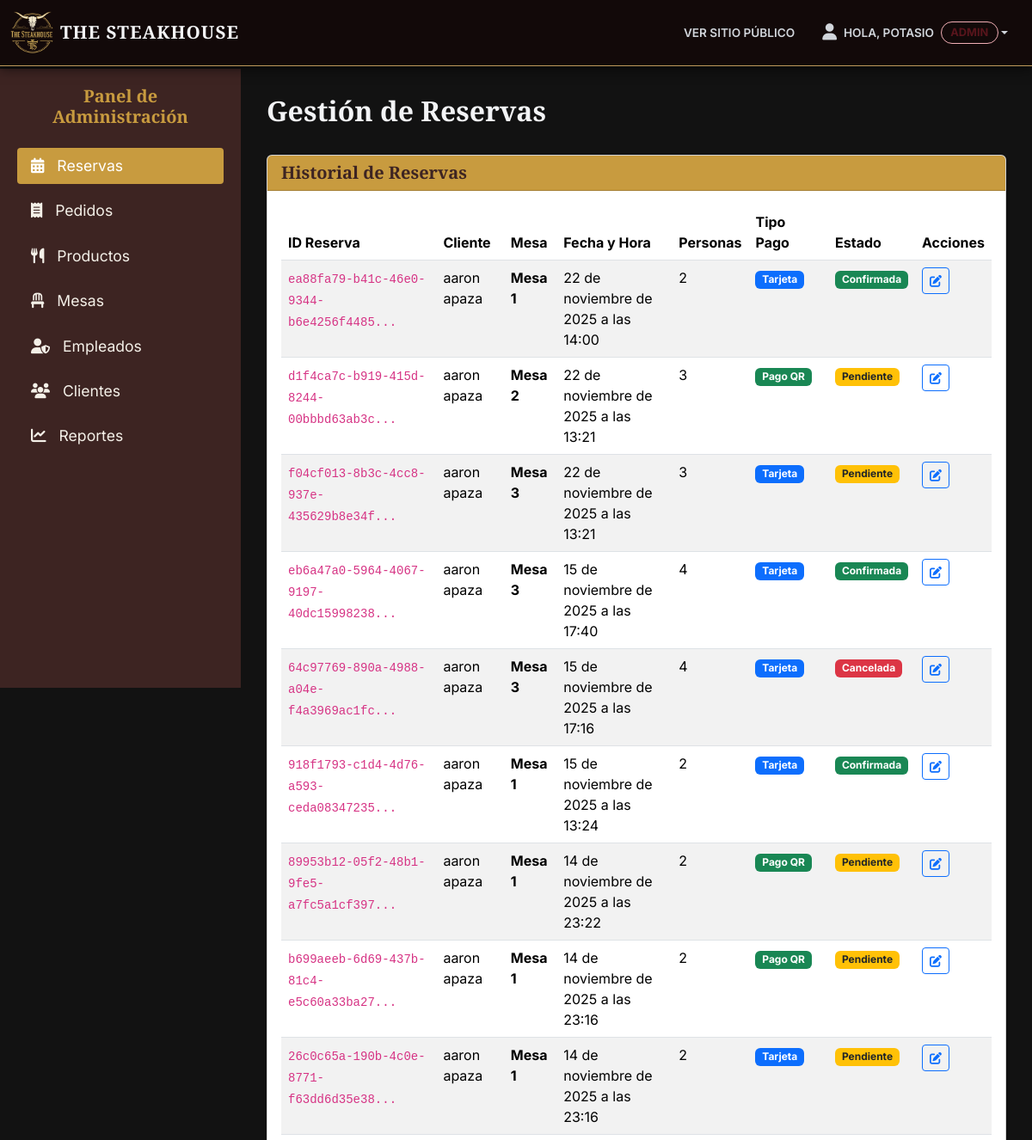
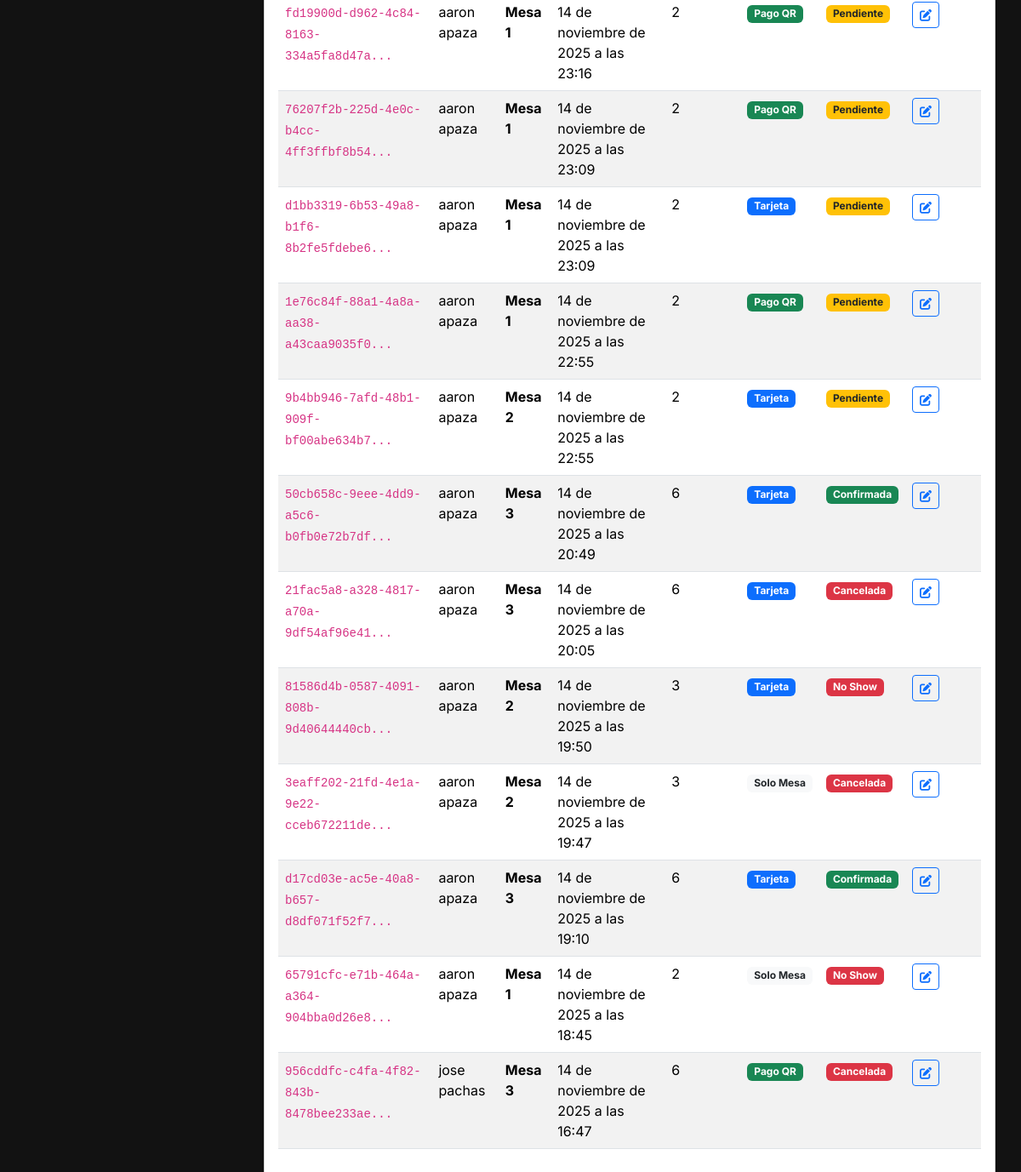
The app's page /panel/reservas/ (signed in) with its own data (2 pictures, top to bottom).
### reservas/models.py (models this page shows, shortened)
class Reserva(models.Model):
    ESTADO_CHOICES = (
        ('PENDIENTE', 'Pendiente'),
        ('CONFIRMADA', 'Confirmada'),
        ('CANCELADA', 'Cancelada'),
        ('COMPLETADA', 'Completada'),
        ('NO_SHOW', 'No Show'),
    )
    TIPO_PAGO_CHOICES = (
        ('SOLO_MESA', 'Solo Mesa'),
        ('PAGO_ADELANTADO', 'Pago QR'),
        ('TARJETA', 'Tarjeta'),
    )
    id = models.UUIDField(primary_key=True, default=uuid.uuid4, editable=False)
    cliente = models.ForeignKey(Cliente, on_delete=models.CASCADE)
    mesa = models.ForeignKey(Mesa, on_delete=models.SET_NULL, null=True, blank=True)
    fecha_reserva = models.DateField()
    hora_reserva = models.TimeField()
    numero_personas = models.IntegerField()
    estado = models.CharField(max_length=20, choices=ESTADO_CHOICES, default='PENDIENTE')
    tipo_pago = models.CharField(max_length=20, choices=TIPO_PAGO_CHOICES, default='SOLO_MESA')
    duracion_horas = models.IntegerField(default=2, help_text="Duración de la reserva en horas")
    hora_fin = models.TimeField(null=True, blank=True, editable=False)
    monto_pagado = models.DecimalField(max_digits=10, decimal_places=2, default=0.00)
    created_at = models.DateTimeField(auto_now_add=True, null=True, blank=True)

### clientes/models.py (models this page shows, shortened)
class Cliente(models.Model):
    usuario = models.OneToOneField(User, on_delete=models.CASCADE, related_name="cliente")
    nombre = models.CharField(max_length=100)
    apellido = models.CharField(max_length=100)
    email = models.EmailField(unique=True)
    telefono = models.CharField(max_length=20, blank=True, null=True)
    fecha_registro = models.DateTimeField(auto_now_add=True)
    foto_perfil = models.ImageField(upload_to='perfiles/', null=True, blank=True)

### core/models.py (models this page shows, shortened)
class Mesa(models.Model):
    ESTADO_CHOICES = (
        ('DISPONIBLE', 'Disponible'),
        ('OCUPADA', 'Ocupada'),
        ('RESERVADA', 'Reservada'),
        ('MANTENIMIENTO', 'Mantenimiento'),
    )
    TIPO_CHOICES = (
        ('NORMAL', 'Normal'),
        ('PREMIUM', 'Premium (Ventana/Privado)'),
    )
    numero = models.IntegerField(unique=True, help_text="Número de la mesa")
    capacidad = models.IntegerField(help_text="Número de personas que puede sentar")
    estado = models.CharField(max_length=20, choices=ESTADO_CHOICES, default='DISPONIBLE')
    tipo = models.CharField(max_length=10, choices=TIPO_CHOICES, default='NORMAL')

### dashboard/views.py (the view)
# urls.py: path('reservas/', views.reserva_list, name='dashboard_reservas'),
@staff_requerido # <-- CAMBIO
def reserva_list(request):
    reservas = Reserva.objects.all().order_by('-fecha_reserva', '-hora_reserva')
    context = {
        'reservas': reservas
    }
    return render(request, 'dashboard/reserva_list.html', context)

### dashboard/views.py (called while the page is built)
def staff_requerido(function):
    return user_passes_test(
        lambda u: u.is_authenticated and u.is_staff,
        login_url='login',
        redirect_field_name=None
    )(function)

### templates/dashboard/reserva_list.html
{% extends 'dashboard/base_dashboard.html' %}
{% block content %}
<div class="d-flex justify-content-between align-items-center mb-4">
    <h1 class="fs-2">Gestión de Reservas</h1>
</div>
<div class="card shadow-sm">
    <div class="card-header card-header-gold">
        <h5 class="mb-0">Historial de Reservas</h5>
    </div>
    <div class="card-body">
        <div class="table-responsive">
            <table class="table table-striped table-hover">
                <thead>
                    <tr>
                        <th scope="col">ID Reserva</th>
                        <th scope="col">Cliente</th>
                        <th scope="col">Mesa</th>
                        <th scope="col">Fecha y Hora</th>
                        <th scope="col">Personas</th>
                        <th scope="col">Tipo Pago</th>
                        <th scope="col">Estado</th>
                        <th scope="col">Acciones</th>
                    </tr>
                </thead>
                <tbody>
                    {% for r in reservas %}
                    <tr>
                        <td>
                            <code>{{ r.id|slice:":8" }}...</code>
                        </td>
                        <td>
                            {{ r.cliente.nombre }} {{ r.cliente.apellido }}
                        </td>
                        <td>
                            {% if r.mesa %}
                                <strong>Mesa {{ r.mesa.numero }}</strong>
                            {% else %}
                                <span class="text-muted">Sin asignar</span>
                            {% endif %}
                        </td>
                        <td>
                            {{ r.fecha_reserva }} a las {{ r.hora_reserva|time:"H:i" }}
                        </td>
                        <td>{{ r.numero_personas }}</td>
                        <td>
                            {% if r.tipo_pago == 'PAGO_ADELANTADO' %}
                                <span class="badge bg-success">{{ r.get_tipo_pago_display }}</span>
                            {% elif r.tipo_pago == 'TARJETA' %}
                                <span class="badge bg-primary">{{ r.get_tipo_pago_display }}</span>
                            {% else %}
                                <span class="badge bg-light text-dark">{{ r.get_tipo_pago_display }}</span>
                            {% endif %}
                        </td>
                        <td>
                            {% if r.estado == 'CONFIRMADA' %}
                                <span class="badge bg-success">{{ r.get_estado_display }}</span>
                            {% elif r.estado == 'PENDIENTE' %}
                                <span class="badge bg-warning text-dark">{{ r.get_estado_display }}</span>
                            {% elif r.estado == 'CANCELADA' or r.estado == 'NO_SHOW' %}
                                <span class="badge bg-danger">{{ r.get_estado_display }}</span>
                            {% elif r.estado == 'COMPLETADA' %}
                                <span class="badge bg-info">{{ r.get_estado_display }}</span>
                            {% else %}
                                <span class="badge bg-secondary">{{ r.get_estado_display }}</span>
                            {% endif %}
                        </td>
                        <td>
                            <a href="#" class="btn btn-sm btn-outline-primary" title="Editar Estado (Próximamente)">
                                <i class="fa fa-edit"></i>
                            </a>
                        </td>
                    </tr>
                    {% empty %}
                    <tr>
                        <td colspan="8" class="text-center">No hay reservas registradas.</td>
                    </tr>
                    {% endfor %}
                </tbody>
            </table>
        </div>
    </div>
</div>
{% endblock %}

### templates/dashboard/base_dashboard.html (shortened to what this page needs)
{% load static %}
<!DOCTYPE html>
<html lang="es">
<head>
    <link href="https://cdn.jsdelivr.net/npm/bootstrap@5.3.3/dist/css/bootstrap.min.css" rel="stylesheet">
    <link rel="stylesheet" href="https://cdnjs.cloudflare.com/ajax/libs/font-awesome/6.5.2/css/all.min.css" />
    <link rel="stylesheet" href="{% static 'core/css/main.css' %}" />
</head>
<body class="site-container">
    <header id="main-header" class="fixed-top" style="z-index: 1030;">
        <nav class="navbar navbar-expand-lg">
            <div class="container-fluid">
                <a class="navbar-brand d-flex align-items-center" href="{% url 'home' %}">
                    <img src="{% static 'core/img/logo-steakhouse.png' %}" alt="Logo" width="50" height="50" class="d-inline-block align-text-top">
                    <span class="navbar-brand-text ms-2">THE STEAKHOUSE</span>
                </a>
                <div class="collapse navbar-collapse" id="mainNavbar">
                    <ul class="navbar-nav ms-auto mb-2 mb-lg-0 align-items-center">
                        <li class="nav-item">
                            <a class="nav-link" href="{% url 'home' %}">Ver Sitio Público</a>
                        </li>
                        {% if user.is_authenticated %}
                            <li class="nav-item dropdown">
                                <a class="nav-link dropdown-toggle d-flex align-items-center" href="#" role="button" data-bs-toggle="dropdown" aria-expanded="false">
                                    {% if user.cliente.foto_perfil %}
                                        <img src="{{ user.cliente.foto_perfil.url }}" alt="Foto de perfil" class="profile-pic-nav">
                                    {% else %}
                                        <i class="fa fa-user me-2" style="font-size: 1.2rem;"></i>
                                    {% endif %}
                                    Hola, {{ user.username }}
                                    {% with user.groups.first as group %}
                                        {% if user.is_superuser %}
                                            <span class="badge-rol badge bg-danger-emphasis text-danger-emphasis border border-danger-subtle rounded-pill ms-2">Admin</span>
                                        {% elif group.name == 'Cajero' %}
                                            <span class="badge-rol badge bg-info-emphasis text-info-emphasis border border-info-subtle rounded-pill ms-2">Cajero</span>
                                        {% elif group.name == 'Mesero' %}
                                            <span class="badge-rol badge bg-warning-emphasis text-warning-emphasis border border-warning-subtle rounded-pill ms-2">Mesero</span>
                                        {% elif user.is_staff %}
                                            <span class="badge-rol badge bg-secondary-emphasis text-secondary-emphasis border border-secondary-subtle rounded-pill ms-2">Staff</span>
                                        {% endif %}
                                    {% endwith %}
                                </a>
                            </li>
                        {% endif %}
                    </ul>
                </div>
            </div>
        </nav>
    </header>
    <div class="d-flex">
        <div class="sidebar d-flex flex-column">
            <h3 class="fs-5 text-center mb-4" style="font-family: 'Playfair Display', serif; color: #c89b3f;">
                Panel de Administración
            </h3>
            <ul class="nav flex-column mb-auto">
                {% if user.is_staff %}
                <li class="nav-item">
                    <a class="nav-link {% if 'reserva' in request.resolver_match.url_name %}active{% endif %}" href="{% url 'dashboard_reservas' %}">
                        <i class="fa fa-calendar-alt"></i> Reservas
                    </a>
                </li>
                <li class="nav-item">
                    <a class="nav-link {% if 'pedido' in request.resolver_match.url_name %}active{% endif %}" href="{% url 'dashboard_pedidos' %}">
                        <i class="fa fa-receipt"></i> Pedidos
                    </a>
                </li>
                {% endif %}
                {% if user.is_superuser %}
                <li class="nav-item">
                    <a class="nav-link {% if 'producto' in request.resolver_match.url_name %}active{% endif %}" href="{% url 'dashboard_productos' %}">
                        <i class="fa fa-utensils"></i> Productos
                    </a>
                </li>
                <li class="nav-item">
                    <a class="nav-link {% if 'mesa' in request.resolver_match.url_name %}active{% endif %}" href="{% url 'dashboard_mesas' %}">
                        <i class="fa fa-chair"></i> Mesas
                    </a>
                </li>
                <li class="nav-item">
                    <a class="nav-link {% if 'empleado' in request.resolver_match.url_name %}active{% endif %}" href="{% url 'dashboard_empleados' %}">
                        <i class="fa fa-user-shield"></i> Empleados
                    </a>
                </li>
                <li class="nav-item">
                    <a class="nav-link {% if 'cliente' in request.resolver_match.url_name %}active{% endif %}" href="{% url 'dashboard_clientes' %}">
                        <i class="fa fa-users"></i> Clientes
                    </a>
                </li>
                <li class="nav-item">
                    <a class="nav-link {% if 'reporte' in request.resolver_match.url_name %}active{% endif %}" href="{% url 'dashboard_reportes' %}">
                        <i class="fa fa-chart-line"></i> Reportes
                    </a>
                </li>
                {% endif %}
            </ul>
            </div>
        <main class="content">
            {% block content %}{% endblock %}
        </main>
    </div>
</body>
</html>

### core/static/core/css/main.css (style rules this page uses)
body { background-color: #121212; font-family: 'Inter', sans-serif; color: #f3f4f6; min-height: 100vh; position: relative; overflow-x: hidden; }
.font-serif-display, .section-title, .navbar-brand-text, .title-gold, h1, h2, h3, h4, h5 { font-family: 'Playfair Display', serif; font-weight: 700; }
#main-header .navbar { background-color: rgba(20, 10, 10, 0.95); backdrop-filter: blur(8px); border-bottom: 1px solid #c09a5b; box-shadow: 0 4px 12px rgba(0,0,0,0.5); z-index: 1030; }
#main-header .navbar-brand-text { font-size: 1.3rem; color: #f3f4f6; letter-spacing: 1px; }
#main-header .nav-link { color: #d1d5db; font-weight: 600; text-transform: uppercase; font-size: 0.85rem; padding: 0.5rem 1rem; transition: color 0.3s ease; }

### templates/dashboard/base_dashboard.html (style rules this page uses)
:root { --header-height: 80px; }
body { padding-top: var(--header-height); }
.sidebar { position: fixed; top: var(--header-height); left: 0; width: 280px; height: calc(100vh - var(--header-height)); background-color: #3d2422; color: #f4f0e8; padding: 20px; overflow-y: auto; z-index: 1020; }
.sidebar .nav-link { color: #f4f0e8; font-size: 1.1rem; margin-bottom: 10px; padding: .5rem 1rem; border-radius: .25rem; }
.sidebar .nav-link:hover, .sidebar .nav-link.active { color: #ffffff; background-color: #c89b3f; }
.sidebar .nav-link .fa { margin-right: 10px; }
.content { margin-left: 280px; padding: 30px; width: calc(100% - 280px); }
.card-header-gold { background-color: #c89b3f; color: #3d2422; font-family: 'Playfair Display', serif; }
.badge-rol { font-size: 0.8rem; padding: 0.4em 0.8em; vertical-align: middle; }

### records on screen
Reserva: id "ea88fa79-b41c-46e0-9344-b6e4256f4485", cliente.nombre "aaron", cliente.apellido "apaza", mesa.numero "1", fecha_reserva "22 de noviembre de 2025", hora_reserva "14:00", numero_personas "2", tipo_pago "Tarjeta", estado "Confirmada"
Reserva: id "d1f4ca7c-b919-415d-8244-00bbbd63ab3c", cliente.nombre "aaron", cliente.apellido "apaza", mesa.numero "2", fecha_reserva "22 de noviembre de 2025", hora_reserva "13:21", numero_personas "3", tipo_pago "Pago QR", estado "Pendiente"
Reserva: id "f04cf013-8b3c-4cc8-937e-435629b8e34f", cliente.nombre "aaron", cliente.apellido "apaza", mesa.numero "3", fecha_reserva "22 de noviembre de 2025", hora_reserva "13:21", numero_personas "3", tipo_pago "Tarjeta", estado "Pendiente"
Reserva: id "eb6a47a0-5964-4067-9197-40dc15998238", cliente.nombre "aaron", cliente.apellido "apaza", mesa.numero "3", fecha_reserva "15 de noviembre de 2025", hora_reserva "17:40", numero_personas "4", tipo_pago "Tarjeta", estado "Confirmada"
Reserva: id "64c97769-890a-4988-a04e-f4a3969ac1fc", cliente.nombre "aaron", cliente.apellido "apaza", mesa.numero "3", fecha_reserva "15 de noviembre de 2025", hora_reserva "17:16", numero_personas "4", tipo_pago "Tarjeta", estado "Cancelada"
Reserva: id "918f1793-c1d4-4d76-a593-ceda08347235", cliente.nombre "aaron", cliente.apellido "apaza", mesa.numero "1", fecha_reserva "15 de noviembre de 2025", hora_reserva "13:24", numero_personas "2", tipo_pago "Tarjeta", estado "Confirmada"
Reserva: id "89953b12-05f2-48b1-9fe5-a7fc5a1cf397", cliente.nombre "aaron", cliente.apellido "apaza", mesa.numero "1", fecha_reserva "14 de noviembre de 2025", hora_reserva "23:22", numero_personas "2", tipo_pago "Pago QR", estado "Pendiente"
Reserva: id "b699aeeb-6d69-437b-81c4-e5c60a33ba27", cliente.nombre "aaron", cliente.apellido "apaza", mesa.numero "1", fecha_reserva "14 de noviembre de 2025", hora_reserva "23:16", numero_personas "2", tipo_pago "Pago QR", estado "Pendiente"
Reserva: id "26c0c65a-190b-4c0e-8771-f63dd6d35e38", cliente.nombre "aaron", cliente.apellido "apaza", mesa.numero "1", fecha_reserva "14 de noviembre de 2025", hora_reserva "23:16", numero_personas "2", tipo_pago "Tarjeta", estado "Pendiente"
Reserva: id "fd19900d-d962-4c84-8163-334a5fa8d47a", cliente.nombre "aaron", cliente.apellido "apaza", mesa.numero "1", fecha_reserva "14 de noviembre de 2025", hora_reserva "23:16", numero_personas "2", tipo_pago "Pago QR", estado "Pendiente"
Reserva: id "76207f2b-225d-4e0c-b4cc-4ff3ffbf8b54", cliente.nombre "aaron", cliente.apellido "apaza", mesa.numero "1", fecha_reserva "14 de noviembre de 2025", hora_reserva "23:09", numero_personas "2", tipo_pago "Pago QR", estado "Pendiente"
Reserva: id "d1bb3319-6b53-49a8-b1f6-8b2fe5fdebe6", cliente.nombre "aaron", cliente.apellido "apaza", mesa.numero "1", fecha_reserva "14 de noviembre de 2025", hora_reserva "23:09", numero_personas "2", tipo_pago "Tarjeta", estado "Pendiente"
Reserva: id "1e76c84f-88a1-4a8a-aa38-a43caa9035f0", cliente.nombre "aaron", cliente.apellido "apaza", mesa.numero "1", fecha_reserva "14 de noviembre de 2025", hora_reserva "22:55", numero_personas "2", tipo_pago "Pago QR", estado "Pendiente"
Reserva: id "9b4bb946-7afd-48b1-909f-bf00abe634b7", cliente.nombre "aaron", cliente.apellido "apaza", mesa.numero "2", fecha_reserva "14 de noviembre de 2025", hora_reserva "22:55", numero_personas "2", tipo_pago "Tarjeta", estado "Pendiente"
Reserva: id "50cb658c-9eee-4dd9-a5c6-b0fb0e72b7df", cliente.nombre "aaron", cliente.apellido "apaza", mesa.numero "3", fecha_reserva "14 de noviembre de 2025", hora_reserva "20:49", numero_personas "6", tipo_pago "Tarjeta", estado "Confirmada"
Reserva: id "21fac5a8-a328-4817-a70a-9df54af96e41", cliente.nombre "aaron", cliente.apellido "apaza", mesa.numero "3", fecha_reserva "14 de noviembre de 2025", hora_reserva "20:05", numero_personas "6", tipo_pago "Tarjeta", estado "Cancelada"
Reserva: id "81586d4b-0587-4091-808b-9d40644440cb", cliente.nombre "aaron", cliente.apellido "apaza", mesa.numero "2", fecha_reserva "14 de noviembre de 2025", hora_reserva "19:50", numero_personas "3", tipo_pago "Tarjeta", estado "No Show"
Reserva: id "3eaff202-21fd-4e1a-9e22-cceb672211de", cliente.nombre "aaron", cliente.apellido "apaza", mesa.numero "2", fecha_reserva "14 de noviembre de 2025", hora_reserva "19:47", numero_personas "3", tipo_pago "Solo Mesa", estado "Cancelada"
Reserva: id "d17cd03e-ac5e-40a8-b657-d8df071f52f7", cliente.nombre "aaron", cliente.apellido "apaza", mesa.numero "3", fecha_reserva "14 de noviembre de 2025", hora_reserva "19:10", numero_personas "6", tipo_pago "Tarjeta", estado "Confirmada"
Reserva: id "65791cfc-e71b-464a-a364-904bba0d26e8", cliente.nombre "aaron", cliente.apellido "apaza", mesa.numero "1", fecha_reserva "14 de noviembre de 2025", hora_reserva "18:45", numero_personas "2", tipo_pago "Solo Mesa", estado "No Show"
Reserva: id "956cddfc-c4fa-4f82-843b-8478bee233ae", cliente.nombre "jose", cliente.apellido "pachas", mesa.numero "3", fecha_reserva "14 de noviembre de 2025", hora_reserva "16:47", numero_personas "6", tipo_pago "Pago QR", estado "Cancelada"

### other values on screen
{{ user.username }} "POTASIO"
